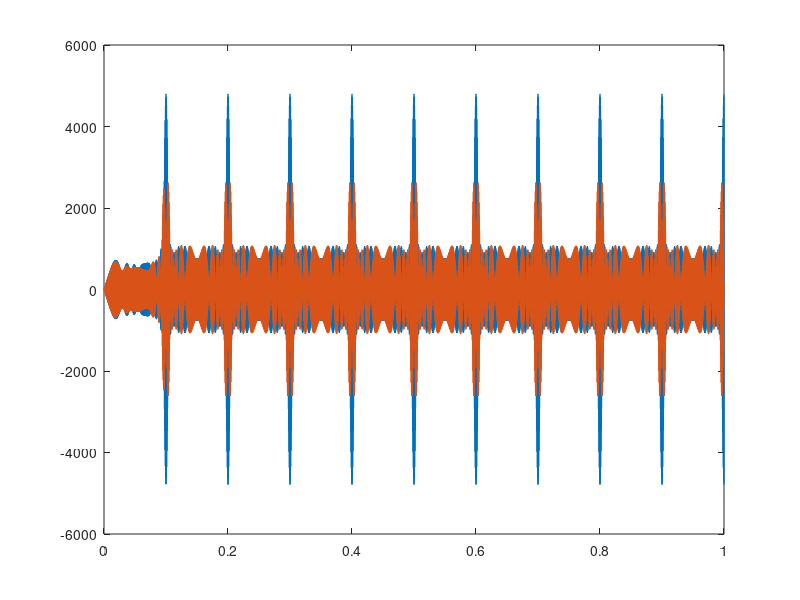

Here is the MATLAB script that generated this plot:
clear all;
close all;
clc;

Fs = 96000;
f_tx = 2000;
f_sweep = 200;
t_sweep = 0.1;
f_offset = 10;
t=0:1/Fs:1;
t_chirp = 0:1/Fs:t_sweep;
sig = vco((sawtooth(2*pi*(1/t_sweep)*t,.5)),[f_tx f_tx+f_sweep],Fs);
sig_up = vco((sawtooth(2*pi*(1/t_sweep)*t,.5)),[f_offset+f_tx f_tx+f_sweep+f_offset],Fs);

%figure;
%spectrogram(sig);

chirp = sig(1:length(t_chirp));

%figure;
%plot(t_chirp,chirp);

fil_out = filter(chirp,1,sig);
fil_out_up = filter(chirp,1,sig_up);

figure;
plot(t,fil_out,t,fil_out_up)